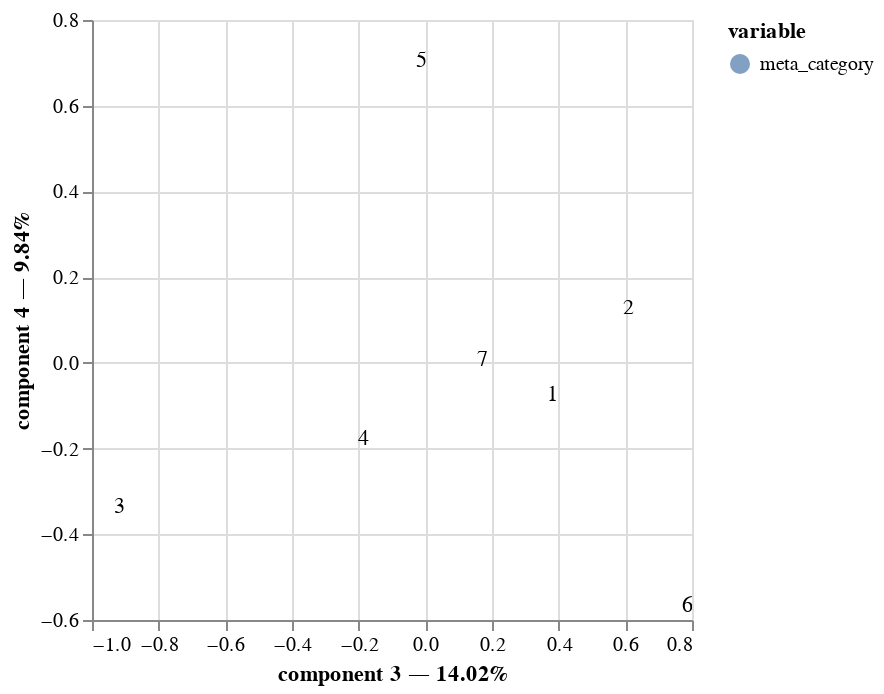

Notebook code cell kept with this figure:
### Code cell
ca.plot(
    contingency_table,
    x_component=3,
    y_component=4,
    show_row_markers=False,
    show_column_markers=False,
    show_row_labels=False,
    show_column_labels=True
)

### Figure 1 — Vega-Lite specification as saved in the notebook (floating-point values rounded to 4 significant figures)
{"config": {"view": {"continuousWidth": 300, "continuousHeight": 300}}, "layer": [{"mark": {"type": "circle", "size": 0}, "encoding": {"color": {"field": "variable", "type": "nominal"}, "tooltip": [{"field": "variable", "type": "nominal"}, {"field": "value", "type": "nominal"}, {"field": "component 3", "type": "quantitative"}, {"field": "component 4", "type": "quantitative"}], "x": {"axis": {"title": "component 3 — 14.02%"}, "field": "component 3", "scale": {"zero": false}, "type": "quantitative"}, "y": {"axis": {"title": "component 4 — 9.84%"}, "field": "component 4", "scale": {"zero": false}, "type": "quantitative"}}, "name": "view_6"}, {"mark": {"type": "text"}, "encoding": {"text": {"field": "label", "type": "nominal"}, "x": {"axis": {"title": "component 3 — 14.02%"}, "field": "component 3", "scale": {"zero": false}, "type": "quantitative"}, "y": {"axis": {"title": "component 4 — 9.84%"}, "field": "component 4", "scale": {"zero": false}, "type": "quantitative"}}}], "data": {"name": "data-0e8c9d9547ac9cafd3c7002a25b1fa99"}, "params": [{"name": "param_6", "select": {"type": "interval", "encodings": ["x", "y"]}, "bind": "scales", "views": ["view_6"]}], "$schema": "https://vega.github.io/schema/vega-lite/v5.20.1.json", "datasets": {"data-0e8c9d9547ac9cafd3c7002a25b1fa99": [{"component 0": 1.089, "component 1": 0.866, "component 2": -1.456, "component 3": 0.3835, "component 4": -0.07568, "component 5": -0.1296, "variable": "meta_category", "value": "1", "label": 1}, {"component 0": 1.659, "component 1": -0.1653, "component 2": 1.299, "component 3": 0.6116, "component 4": 0.1283, "component 5": 0.04102, "variable": "meta_category", "value": "2", "label": 2}, {"component 0": 0.4097, "component 1": -0.4661, "component 2": -0.02788, "component 3": -0.9151, "component 4": -0.3361, "component 5": -0.1027, "variable": "meta_category", "value": "3", "label": 3}, {"component 0": -0.6728, "component 1": 1.351, "component 2": 0.6406, "component 3": -0.1853, "component 4": -0.1765, "component 5": -0.2787, "variable": "meta_category", "value": "4", "label": 4}, {"component 0": -0.415, "component 1": -0.3998, "component 2": -0.1245, "component 3": -0.009904, "component 4": 0.7036, "component 5": -0.1747, "variable": "meta_category", "value": "5", "label": 5}, {"component 0": -0.6345, "component 1": -0.7395, "component 2": -0.1201, "component 3": 0.7887, "component 4": -0.5669, "component 5": -0.366, "variable": "meta_category", "value": "6", "label": 6}, {"component 0": -0.4293, "component 1": 0.0285, "component 2": -0.08612, "component 3": 0.1727, "component 4": 0.006272, "component 5": 0.7519, "variable": "meta_category", "value": "7", "label": 7}]}}
